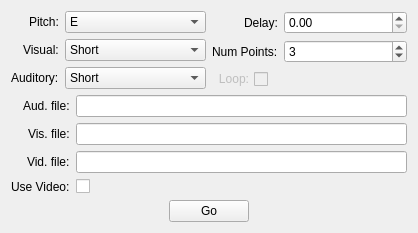
<?xml version="1.0" encoding="UTF-8"?>
<ui version="4.0">
 <class>Form</class>
 <widget class="QWidget" name="Form">
  <property name="geometry">
   <rect>
    <x>0</x>
    <y>0</y>
    <width>418</width>
    <height>224</height>
   </rect>
  </property>
  <property name="windowTitle">
   <string>Demo Mode Control Panel</string>
  </property>
  <layout class="QVBoxLayout" name="verticalLayout">
   <item>
    <layout class="QHBoxLayout" name="horizontalLayout" stretch="1,1">
     <item>
      <layout class="QFormLayout" name="formLayout">
       <property name="labelAlignment">
        <set>Qt::AlignRight|Qt::AlignTrailing|Qt::AlignVCenter</set>
       </property>
       <item row="0" column="0">
        <widget class="QLabel" name="pitchLabel">
         <property name="text">
          <string>Pitch:</string>
         </property>
        </widget>
       </item>
       <item row="0" column="1">
        <widget class="QComboBox" name="pitchComboBox">
         <item>
          <property name="text">
           <string>E</string>
          </property>
         </item>
         <item>
          <property name="text">
           <string>A</string>
          </property>
         </item>
         <item>
          <property name="text">
           <string>D</string>
          </property>
         </item>
         <item>
          <property name="text">
           <string>G</string>
          </property>
         </item>
        </widget>
       </item>
       <item row="1" column="0">
        <widget class="QLabel" name="visualLabel">
         <property name="text">
          <string>Visual:</string>
         </property>
        </widget>
       </item>
       <item row="1" column="1">
        <widget class="QComboBox" name="visualComboBox">
         <item>
          <property name="text">
           <string>Short</string>
          </property>
         </item>
         <item>
          <property name="text">
           <string>Long</string>
          </property>
         </item>
         <item>
          <property name="text">
           <string>Normal</string>
          </property>
         </item>
         <item>
          <property name="text">
           <string>None</string>
          </property>
         </item>
        </widget>
       </item>
       <item row="2" column="0">
        <widget class="QLabel" name="auditoryLabel">
         <property name="text">
          <string>Auditory:</string>
         </property>
        </widget>
       </item>
       <item row="2" column="1">
        <widget class="QComboBox" name="auditoryComboBox">
         <item>
          <property name="text">
           <string>Short</string>
          </property>
         </item>
         <item>
          <property name="text">
           <string>Long</string>
          </property>
         </item>
         <item>
          <property name="text">
           <string>Normal</string>
          </property>
         </item>
         <item>
          <property name="text">
           <string>Dampened</string>
          </property>
         </item>
         <item>
          <property name="text">
           <string>None</string>
          </property>
         </item>
        </widget>
       </item>
      </layout>
     </item>
     <item>
      <layout class="QFormLayout" name="formLayout_2">
       <property name="labelAlignment">
        <set>Qt::AlignRight|Qt::AlignTrailing|Qt::AlignVCenter</set>
       </property>
       <property name="verticalSpacing">
        <number>6</number>
       </property>
       <item row="0" column="0">
        <widget class="QLabel" name="delayLabel">
         <property name="text">
          <string>Delay:</string>
         </property>
        </widget>
       </item>
       <item row="0" column="1">
        <widget class="QDoubleSpinBox" name="delayDoubleSpinBox"/>
       </item>
       <item row="1" column="0">
        <widget class="QLabel" name="numPointsLabel">
         <property name="text">
          <string>Num Points:</string>
         </property>
        </widget>
       </item>
       <item row="1" column="1">
        <widget class="QSpinBox" name="numPointsSpinBox">
         <property name="maximum">
          <number>20</number>
         </property>
         <property name="value">
          <number>3</number>
         </property>
        </widget>
       </item>
       <item row="2" column="0">
        <widget class="QCheckBox" name="checkBox">
         <property name="enabled">
          <bool>false</bool>
         </property>
         <property name="layoutDirection">
          <enum>Qt::RightToLeft</enum>
         </property>
         <property name="text">
          <string>Loop:</string>
         </property>
        </widget>
       </item>
      </layout>
     </item>
    </layout>
   </item>
   <item>
    <layout class="QFormLayout" name="formLayout_3">
     <property name="labelAlignment">
      <set>Qt::AlignRight|Qt::AlignTrailing|Qt::AlignVCenter</set>
     </property>
     <item row="0" column="0">
      <widget class="QLabel" name="audFileLabel">
       <property name="text">
        <string>Aud. file:</string>
       </property>
      </widget>
     </item>
     <item row="0" column="1">
      <widget class="QLineEdit" name="audFileLineEdit"/>
     </item>
     <item row="1" column="0">
      <widget class="QLabel" name="visFileLabel">
       <property name="text">
        <string>Vis. file:</string>
       </property>
      </widget>
     </item>
     <item row="1" column="1">
      <widget class="QLineEdit" name="visFileLineEdit"/>
     </item>
     <item row="2" column="0">
      <widget class="QLabel" name="vidFileLabel">
       <property name="text">
        <string>Vid. file:</string>
       </property>
      </widget>
     </item>
     <item row="2" column="1">
      <widget class="QLineEdit" name="vidFileLineEdit"/>
     </item>
     <item row="3" column="0">
      <widget class="QLabel" name="useVideoLabel">
       <property name="text">
        <string>Use Video:</string>
       </property>
      </widget>
     </item>
     <item row="3" column="1">
      <widget class="QCheckBox" name="useVideoCheckBox"/>
     </item>
    </layout>
   </item>
   <item>
    <layout class="QHBoxLayout" name="horizontalLayout_2">
     <item>
      <widget class="QPushButton" name="pushButton">
       <property name="sizePolicy">
        <sizepolicy hsizetype="Fixed" vsizetype="Fixed">
         <horstretch>0</horstretch>
         <verstretch>0</verstretch>
        </sizepolicy>
       </property>
       <property name="text">
        <string>Go</string>
       </property>
      </widget>
     </item>
    </layout>
   </item>
  </layout>
 </widget>
 <resources/>
 <connections/>
</ui>
